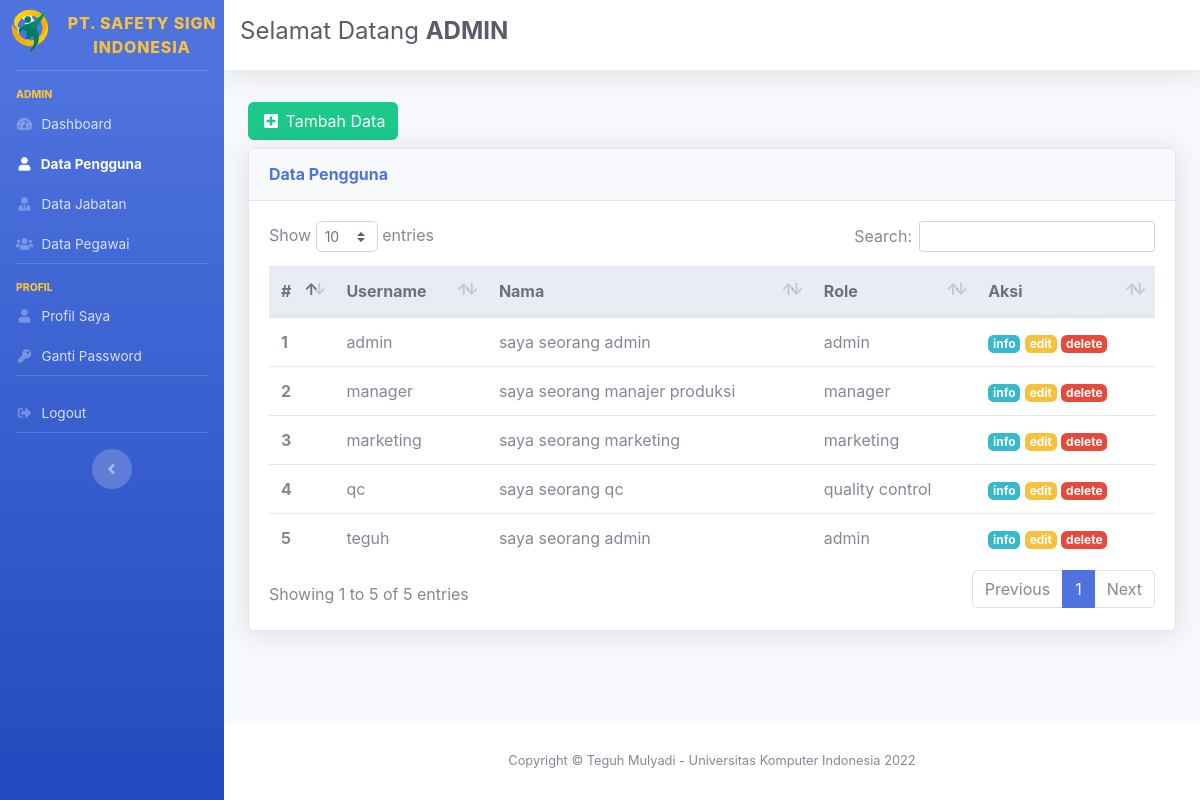
Before: /admin/index.php?menu=pengguna&action=tampil (signed in) with the older database file.
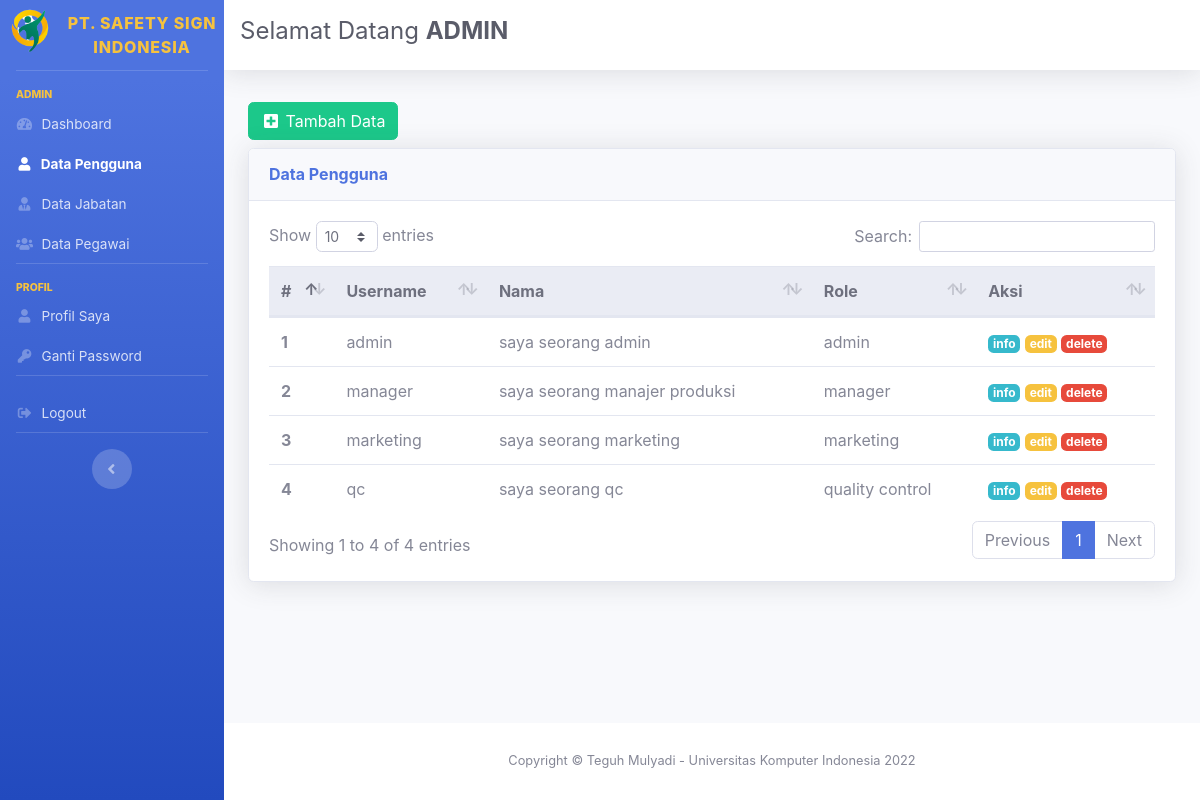
After: the same page with the newer database file.
### tables this page shows
CREATE TABLE `tbl_pengguna` (
  `id_pengguna` int(11) NOT NULL,
  `username` varchar(128) NOT NULL,
  `password` varchar(128) NOT NULL,
  `id_pegawai` int(11) NOT NULL,
  `id_hak_akses` int(11) NOT NULL
);

CREATE TABLE `tbl_pegawai` (
  `id_pegawai` int(11) NOT NULL,
  `nip` varchar(20) NOT NULL,
  `nama_pegawai` varchar(128) NOT NULL,
  `alamat` text NOT NULL,
  `no_telepon` varchar(13) NOT NULL,
  `email` varchar(128) NOT NULL,
  `tempat_lahir` varchar(50) NOT NULL,
  `tgl_lahir` date NOT NULL,
  `id_jabatan` int(11) NOT NULL
);

CREATE TABLE `tbl_jabatan` (
  `id_jabatan` int(11) NOT NULL,
  `nama_jabatan` varchar(50) NOT NULL
);

### admin/tampil_data_user.php (the view)
<?php
include 'config.php';
$sql = "SELECT tbl_pengguna.id_pengguna, tbl_pengguna.username,tbl_pegawai.nip, tbl_pegawai.nama_pegawai, tbl_pegawai.alamat, tbl_pegawai.no_telepon, tbl_pegawai.email, tbl_pegawai.tempat_lahir, tbl_pegawai.tgl_lahir, tbl_pegawai.id_jabatan, tbl_jabatan.nama_jabatan
FROM tbl_pengguna
JOIN tbl_pegawai ON tbl_pengguna.id_pegawai=tbl_pegawai.id_pegawai
JOIN tbl_jabatan ON tbl_pegawai.id_jabatan=tbl_jabatan.id_jabatan
ORDER BY tbl_pengguna.id_pengguna ASC";
$hasil = mysqli_query($con, $sql);
?>
<a href="?menu=pengguna&action=tambah" class="btn btn-success my-2">
    <i class="fas fa-fw fa-plus-square"></i>
    <span>Tambah Data</span>
</a>
<div class="card shadow mb-4">
    <div class="card-header py-3">
        <h6 class="m-0 font-weight-bold text-primary">Data Pengguna</h6>
    </div>
    <div class="card-body">
        <div class="table-responsive">
            <table class="table table-hover" id="dataTable" width="100%" cellspacing="0">
                <thead class="thead-light">
                    <tr>
                        <th>#</th>
                        <th>Username</th>
                        <th>Nama</th>
                        <th>Role</th>
                        <th>Aksi</th>
                    </tr>
                </thead>
                <tbody>
                    <?php
                    $i = 1;
                    while ($row = mysqli_fetch_assoc($hasil)) {
                    ?>
                        <tr>
                            <th scope="row"><?= $i++ ?></th>
                            <td><?= $row['username']; ?></td>
                            <td><?= $row['nama_pegawai']; ?></td>
                            <td><?= $row['nama_jabatan']; ?></td>
                            <td>
                                <a href="?menu=pengguna&action=detail&id=<?= $row['id_pengguna'] ?>" class="badge badge-info">info</a>
                                <a href="?menu=pengguna&action=edit&id=<?= $row['id_pengguna'] ?>" class="badge badge-warning">edit</a>
                                <a href="proses_delete_data_user.php?id=<?= $row['id_pengguna'] ?>" class="badge badge-danger" onclick="return confirm('Yakin delete?');">delete</a>
                            </td>
                        </tr>
                    <?php }
                    ?>
                </tbody>
            </table>
        </div>
    </div>
</div>

Changed rows visible on the page:
removed tbl_pengguna: username "teguh", id_pegawai.nama_pegawai "saya seorang admin", tbl_jabatan.nama_jabatan "admin"
Other visible differences:
text written by a page script: "Show entries Search: Showing 1 to 5 of 5 entries Previous 1 Next" → "Show entries Search: Showing 1 to 4 of 4 entries Previous 1 Next"
